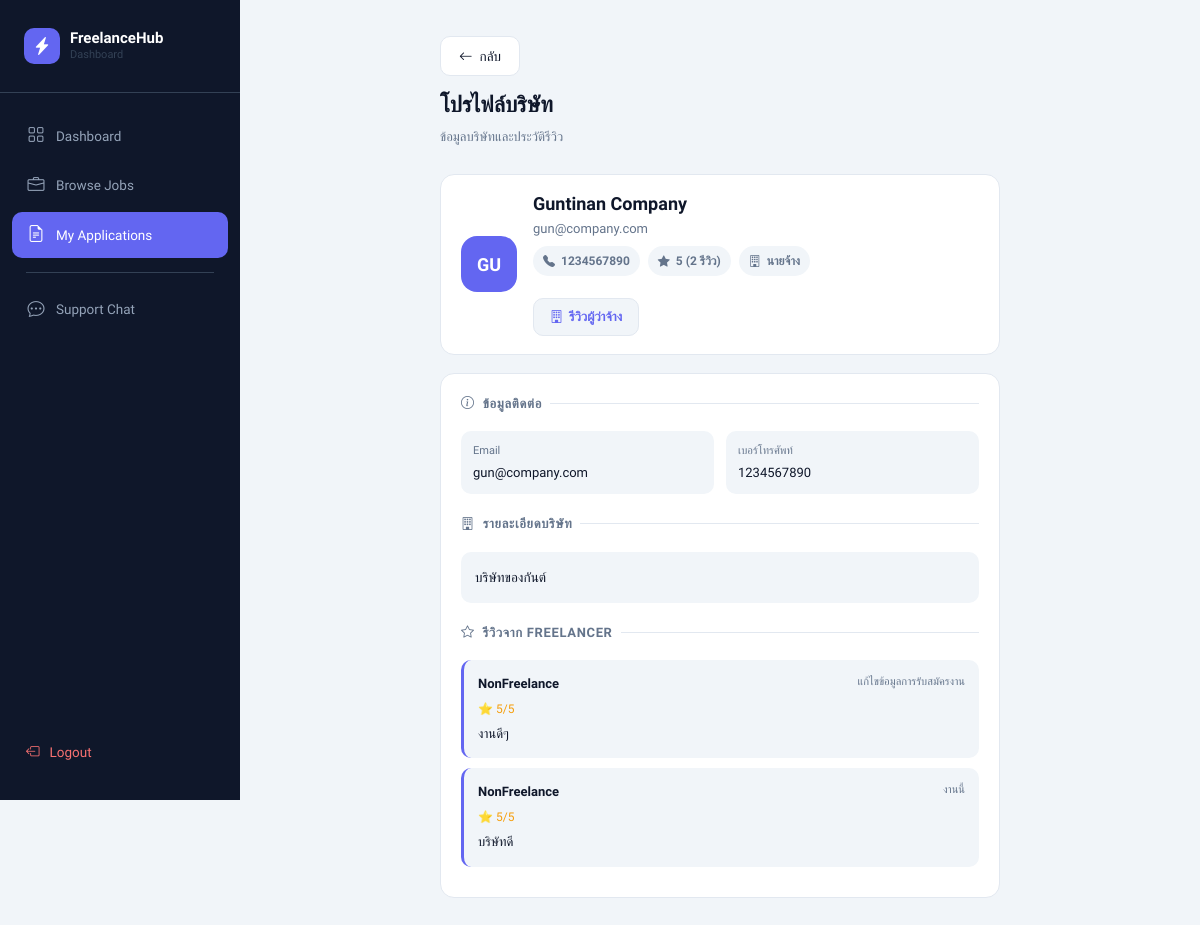
The app's page /employer_profile.php?emp=2 (signed in) with its own data.
### tables this page shows
CREATE TABLE `users` (
  `user_id` int(11) NOT NULL,
  `username` varchar(50) DEFAULT NULL,
  `email` varchar(100) DEFAULT NULL,
  `password` varchar(255) DEFAULT NULL,
  `fullname` varchar(100) DEFAULT NULL,
  `phone` varchar(20) DEFAULT NULL,
  `role` enum('admin','employer','freelancer') DEFAULT NULL,
  `created_at` timestamp NOT NULL DEFAULT current_timestamp(),
  `latitude` double DEFAULT NULL,
  `longitude` double DEFAULT NULL,
  `company_details` text DEFAULT NULL
);

CREATE TABLE `employer_profile` (
  `employer_id` int(11) NOT NULL,
  `user_id` int(11) DEFAULT NULL,
  `employer_name` varchar(100) DEFAULT NULL,
  `employer_description` text DEFAULT NULL,
  `like_count` int(11) DEFAULT 0,
  `created_at` timestamp NOT NULL DEFAULT current_timestamp()
);

CREATE TABLE `employer_review` (
  `review_id` int(11) NOT NULL,
  `employer_id` int(11) DEFAULT NULL,
  `freelancer_id` int(11) DEFAULT NULL,
  `job_id` int(11) DEFAULT NULL,
  `rating` int(11) NOT NULL,
  `comment` text DEFAULT NULL,
  `created_at` timestamp NOT NULL DEFAULT current_timestamp()
);

CREATE TABLE `job` (
  `job_id` int(11) NOT NULL,
  `employer_id` int(11) NOT NULL,
  `title` varchar(255) NOT NULL,
  `description` text NOT NULL,
  `location` varchar(255) NOT NULL,
  `salary` decimal(10,2) DEFAULT 0.00,
  `latitude` double DEFAULT NULL,
  `longitude` double DEFAULT NULL,
  `deadline` datetime DEFAULT NULL,
  `status` enum('open','in_progress','completed','closed') DEFAULT 'open',
  `admin_status` enum('pending','approved','rejected') DEFAULT 'pending',
  `created_at` timestamp NOT NULL DEFAULT current_timestamp(),
  `category` varchar(100) DEFAULT NULL,
  `updated_at` timestamp NULL DEFAULT NULL
);

### employer_profile.php (the view, shortened to what this page needs)
<?php
include("config.php");
$current_user_id = $_SESSION['user_id'];
$current_role    = $_SESSION['role'];
$view_emp_id = intval($_GET['emp'] ?? $_GET['employer_id'] ?? 0);
$is_public   = ($view_emp_id > 0 && ($current_role != 'employer' || $view_emp_id != $current_user_id));
$target_id = $is_public ? $view_emp_id : $current_user_id;
$user    = mysqli_fetch_assoc(mysqli_query($conn,"SELECT * FROM users WHERE user_id='$target_id'"));
$profile = mysqli_fetch_assoc(mysqli_query($conn,"SELECT * FROM employer_profile WHERE user_id='$target_id'"));
$initials = strtoupper(substr($user['fullname'] ?: $user['username'], 0, 2));
$reviews = [];
$avg_rating = 0;
$review_count = 0;
if($is_public){
    $rev_res = mysqli_query($conn,"
        SELECT er.*, u.username as reviewer_name, j.title as job_title
        FROM employer_review er
        JOIN users u ON er.freelancer_id = u.user_id
        LEFT JOIN job j ON er.job_id = j.job_id
        WHERE er.employer_id = '$target_id'
        ORDER BY er.review_id DESC
    ");
    while($r = mysqli_fetch_assoc($rev_res)){
        $reviews[] = $r;
        $avg_rating += $r['rating'];
        $review_count++;
    }
    $avg_rating = $review_count > 0 ? round($avg_rating / $review_count, 1) : 0;
}
?>
<!DOCTYPE html>
<html lang="th">
<head>
<link href="https://cdn.jsdelivr.net/npm/bootstrap@5.3.0/dist/css/bootstrap.min.css" rel="stylesheet">
<link href="https://cdn.jsdelivr.net/npm/bootstrap-icons@1.11.0/font/bootstrap-icons.css" rel="stylesheet">
</head>
<body>
<aside class="sidebar">
  <div class="sidebar-brand">
    <a href="#" class="logo">
      <div class="logo-icon"><i class="bi bi-lightning-charge-fill"></i></div>
      <div><div class="logo-text">FreelanceHub</div><div class="logo-sub"><?php echo $current_role == 'employer' ? 'Employer' : 'Dashboard'; ?></div></div>
    </a>
  </div>
  <nav class="sidebar-nav">
    <?php if($current_role == 'employer'): ?>
      <a href="employer_dashboard.php"   class="nav-item"><i class="bi bi-grid"></i> Dashboard</a>
      <a href="post_job.php"             class="nav-item"><i class="bi bi-plus-circle"></i> Post Job</a>
      <a href="employer_manage_jobs.php" class="nav-item"><i class="bi bi-briefcase"></i> Manage Jobs</a>
      <a href="saved_freelancers.php"    class="nav-item"><i class="bi bi-bookmark"></i> Saved Freelancers</a>
      <a href="employer_reviews.php"     class="nav-item"><i class="bi bi-star"></i> My Reviews</a>
      <a href="employer_review.php"      class="nav-item"><i class="bi bi-building"></i> รีวิวบริษัท</a>
      <a href="employer_profile.php"     class="nav-item active"><i class="bi bi-person-circle"></i> My Profile</a>
    <?php else: ?>
      <a href="freelancer_dashboard.php" class="nav-item"><i class="bi bi-grid"></i> Dashboard</a>
      <a href="browse_jobs.php"          class="nav-item"><i class="bi bi-briefcase"></i> Browse Jobs</a>
      <a href="my_applications.php"      class="nav-item active"><i class="bi bi-file-earmark-text"></i> My Applications</a>
    <?php endif; ?>
    <div class="nav-divider"></div>
    <a href="support_chat.php" class="nav-item"><i class="bi bi-chat-dots"></i> Support Chat</a>
  </nav>
  <div class="sidebar-footer">
    <a href="logout.php" class="nav-logout"><i class="bi bi-box-arrow-left"></i> Logout</a>
  </div>
</aside>
<main class="main">
<div class="content-wrap">
  <?php if($is_public): ?>
    <a href="javascript:history.back()" class="btn-back"><i class="bi bi-arrow-left"></i> กลับ</a>
  <?php endif; ?>
  <div class="topbar">
    <h2><?php echo $is_public ? 'โปรไฟล์บริษัท' : 'แก้ไขโปรไฟล์'; ?></h2>
    <p><?php echo $is_public ? 'ข้อมูลบริษัทและประวัติรีวิว' : 'จัดการข้อมูลบริษัทและช่องทางติดต่อ'; ?></p>
  </div>
  <div class="profile-banner">
    <div class="banner-avatar"><?php echo $initials ?: '?'; ?></div>
    <div class="banner-main">
      <h3><?php echo htmlspecialchars($profile['employer_name'] ?? $user['fullname'] ?? '(ยังไม่ระบุ)'); ?></h3>
      <p><?php echo htmlspecialchars($user['email'] ?? ''); ?></p>
      <div class="banner-tags">
        <?php if(!empty($user['phone'])): ?>
        <span class="company-status"><i class="bi bi-telephone-fill"></i> <?php echo htmlspecialchars($user['phone']); ?></span>
        <?php endif; ?>
        <?php if($is_public): ?>
        <span class="company-status"><i class="bi bi-star-fill"></i> <?php echo $avg_rating > 0 ? $avg_rating : 'ยังไม่มี'; ?> (<?php echo $review_count; ?> รีวิว)</span>
        <?php endif; ?>
        <span class="company-status"><i class="bi bi-building"></i> นายจ้าง</span>
      </div>
      <div class="banner-actions">
        <?php if($is_public): ?>
        <a href="employer_review_form.php?employer_id=<?php echo $target_id; ?>" class="btn-company-review">
          <i class="bi bi-building"></i> รีวิวผู้ว่าจ้าง
        </a>
        <?php endif; ?>
      </div>
    </div>
  </div>
  <?php if(!$is_public): ?>
  <form method="POST">
  <div class="form-card">
    <div class="section-title"><i class="bi bi-at"></i> ข้อมูลบัญชี</div>
    <div class="field-group">
      <label>Username</label>
      <div class="input-icon-wrap">
        <i class="bi bi-at"></i>
        <input type="text" name="username" class="form-input" value="<?php echo htmlspecialchars($user['username']); ?>" required maxlength="50">
      </div>
    </div>
    <div class="section-title"><i class="bi bi-building"></i> ข้อมูลบริษัท</div>
    <div class="field-group">
      <label>ชื่อบริษัท / Company Name</label>
      <div class="input-icon-wrap">
        <i class="bi bi-building"></i>
        <input type="text" name="fullname" class="form-input" value="<?php echo htmlspecialchars($user['fullname']); ?>" required>
      </div>
    </div>
    <div class="field-group">
      <label>รายละเอียดบริษัท <span>(แนะนำตัวให้ Freelancer รู้จักบริษัทคุณ)</span></label>
      <div class="input-icon-wrap textarea-wrap">
        <i class="bi bi-card-text"></i>
        <textarea name="description" id="desc-input" class="form-input" style="padding-left:40px;" placeholder="เล่าเกี่ยวกับบริษัท..." maxlength="500" oninput="updateCount()"><?php echo htmlspecialchars($profile['employer_description'] ?? ''); ?></textarea>
      </div>
      <div class="char-count"><span id="desc-count">0</span> / 500</div>
    </div>
    <div class="section-title" style="margin-top:8px;"><i class="bi bi-person"></i> ข้อมูลติดต่อ</div>
    <div class="field-group">
      <label>Email</label>
      <div class="input-icon-wrap">
        <i class="bi bi-envelope"></i>
        <input type="email" name="email" class="form-input" value="<?php echo htmlspecialchars($user['email']); ?>" required>
      </div>
    </div>
    <div class="field-group">
      <label>เบอร์โทรศัพท์ <span>(ไม่บังคับ)</span></label>
      <div class="input-icon-wrap">
        <i class="bi bi-telephone"></i>
        <input type="text" name="phone" class="form-input" value="<?php echo htmlspecialchars($user['phone']); ?>">
      </div>
    </div>
    <div style="display:flex;justify-content:flex-end;padding-top:8px;">
      <button type="submit" name="update" class="btn-save"><i class="bi bi-check-lg"></i> บันทึกการเปลี่ยนแปลง</button>
    </div>
  </div>
  </form>
  <?php else: ?>
  <div class="form-card">
      <div class="section-title"><i class="bi bi-info-circle"></i> ข้อมูลติดต่อ</div>
      <div class="info-grid">
        <div class="info-box"><div class="lbl">Email</div><div class="val"><?php echo htmlspecialchars($user['email'] ?? '—'); ?></div></div>
        <div class="info-box"><div class="lbl">เบอร์โทรศัพท์</div><div class="val"><?php echo htmlspecialchars($user['phone'] ?? '—'); ?></div></div>
      </div>
      <div class="section-title"><i class="bi bi-building"></i> รายละเอียดบริษัท</div>
      <div class="desc-box">
        <?php echo nl2br(htmlspecialchars($profile['employer_description'] ?? 'ยังไม่ได้ระบุรายละเอียดเกี่ยวกับบริษัท')); ?>
      </div>
      <div class="section-title"><i class="bi bi-star"></i> รีวิวจาก Freelancer</div>
      <?php if(empty($reviews)): ?>
        <div class="empty-rev"><i class="bi bi-star" style="font-size:28px;display:block;margin-bottom:8px;"></i>ยังไม่มีรีวิวสำหรับบริษัทนี้</div>
      <?php else: ?>
        <?php foreach($reviews as $r): ?>
        <div class="review-card">
          <div class="rev-header">
            <span class="rev-name"><?php echo htmlspecialchars($r['reviewer_name']); ?></span>
            <span class="rev-job"><?php echo htmlspecialchars($r['job_title'] ?? 'งานนี้'); ?></span>
          </div>
          <div class="rev-stars">⭐ <?php echo $r['rating']; ?>/5</div>
          <div class="rev-comment"><?php echo nl2br(htmlspecialchars($r['comment'] ?? 'ไม่มีความคิดเห็นเพิ่มเติม')); ?></div>
        </div>
        <?php endforeach; ?>
      <?php endif; ?>
  </div>
  <?php endif; ?>
</div>
</main>
</body>
</html>

### records on screen
users: fullname "GU", email "gun@company.com", phone "1234567890"
employer_profile: employer_name "Guntinan Company", employer_description "บริษัทของกันต์"
employer_review: users.username "NonFreelance", job.title "แก้ไขข้อมูลการรับสมัครงาน", rating "5", comment "งานดีๆ"
employer_review: users.username "NonFreelance", job_title "งานนี้", rating "5", comment "บริษัทดี"

### other values on screen
$avg_rating "5"
$review_count "2"
